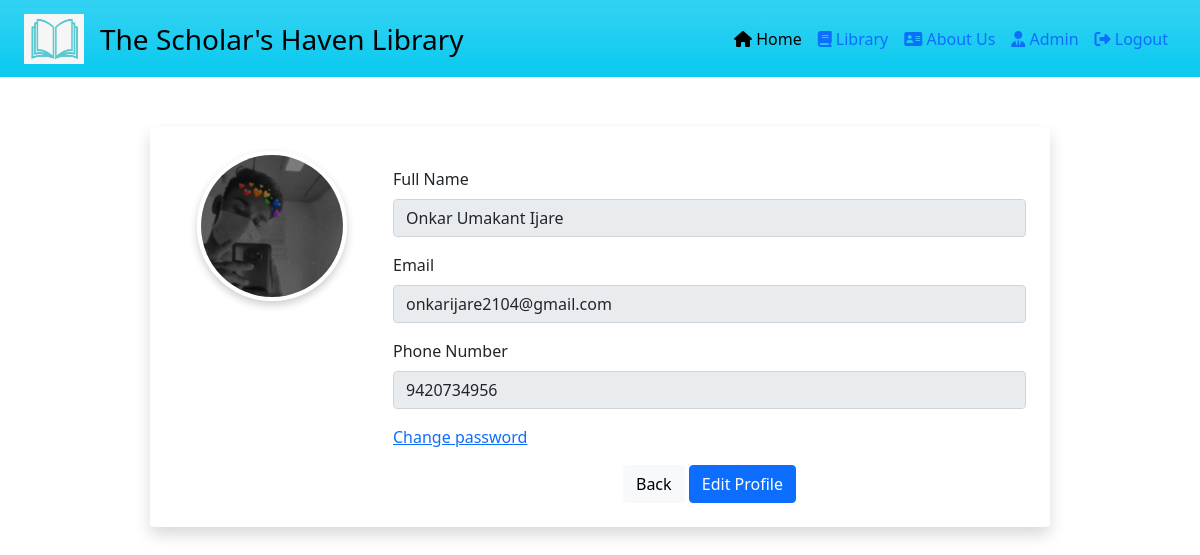
The page /myprofile/ (signed in) on the database as committed earlier.
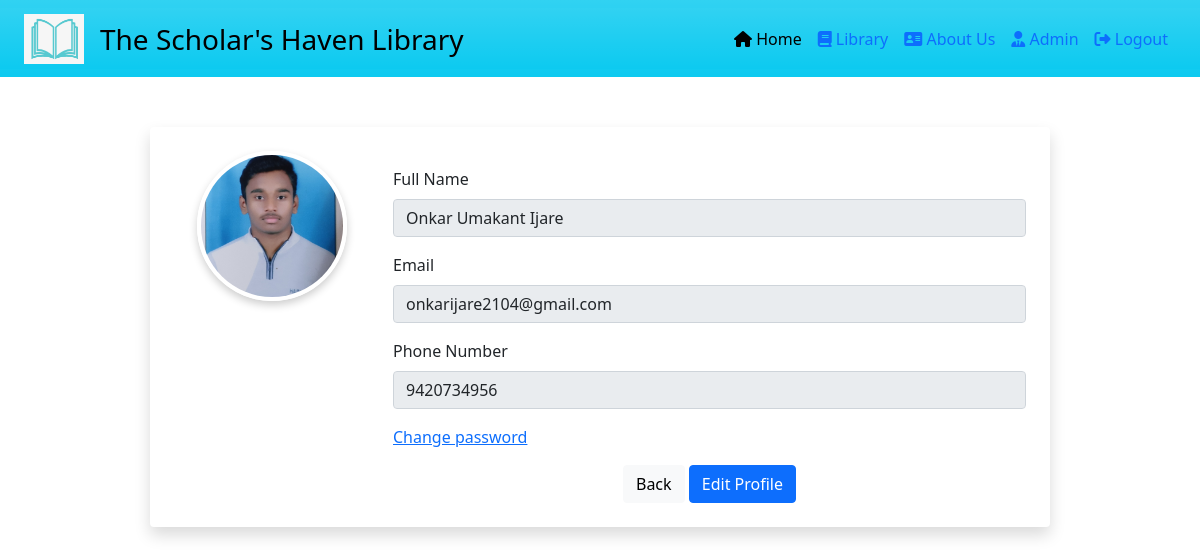
The same page on the database as committed later.
### home/models.py (models this page shows, shortened)
class StudentProfile(models.Model):
    GENDER_CHOICES = [
        ('male', 'Male'),
        ('female', 'Female'),
        ('other', 'Other'),
    ]
    user = models.OneToOneField(settings.AUTH_USER_MODEL, on_delete=models.CASCADE)
    first_name = User.first_name
    last_name = User.last_name
    full_name = models.CharField(max_length=35, blank=True, default='')
    student_image = models.ImageField(upload_to='student_info/', default=None)
    phone = models.CharField(max_length=12)
    gender = models.CharField(max_length=10, choices=GENDER_CHOICES)
    education_type = models.CharField(max_length=10)
    select_branch = models.CharField(max_length=30, null=True, blank=True)
    pursuing_year = models.IntegerField(null=False, blank=False, default='1')
    books_obtained = models.TextField(null=True, blank=True)

### home/views.py (the view)
# urls.py: path('myprofile/', my_profile, name="my_profile"),
@login_required(login_url="/login/")
def my_profile(request):
    try:
        profile = StudentProfile.objects.get(user=request.user)
        first_name = request.user.first_name
        last_name = request.user.last_name
        email = request.user.email
        full_name = profile.full_name
        phone = profile.phone
        gender = profile.gender
        education_type = profile.education_type
        branch = profile.select_branch
        pursuing_year = profile.pursuing_year
        student_image = profile.student_image
    except StudentProfile.DoesNotExist:
        profile = None
        first_name = request.user.first_name
        last_name = request.user.last_name
        email = request.user.email
        full_name = ""
        phone = ""
        gender = ""
        education_type = ""
        branch = ""
        pursuing_year = ""
        student_image = None
    context = {
        'page': 'My Profile',
        'first_name': first_name,
        'last_name': last_name,
        'email': email,
        'full_name': full_name,
        'phone': phone,
        'gender': gender,
        'education_type': education_type,
        'select_branch': branch,
        'pursuing_year': pursuing_year,
        'student_image': student_image
    }
    return render(request, 'homee/myProfile.html', context)

### home/templates/homee/myProfile.html (shortened to what this page needs)
{% extends "base.html" %}
{% block start %}
</head>
<body>
  <nav class="navbar sticky-top navbar-expand-lg t bg-info bg-gradient">
    <div class="container-fluid bg-info bg-gradient">
        <div class="navbar-brand">
            <img src="/static/photos/icon1.png" alt="Logo" width="60" height="50" class="d-inline-block align-text-top">
        </div>
        <a class="navbar-brand d-block text-center text-md-start" href="https://bitbarshi.edu.in/index.html">
            <span class="d-none d-sm-inline fs-3">The Scholar's Haven Library</span>
          </a>
        <div class="collapse navbar-collapse" id="navbarNav">
            <ul class="navbar-nav ms-auto">
                <li class="nav-item">
                    <a class="nav-link active" aria-current="page" href=" /"><i class="fa-solid fa-house"></i> Home</a>
                </li>
                <li class="nav-item">
                    <a class="nav-link" href="/books/"><i class="fa-solid fa-book"></i> Library</a>
                </li>
                <li class="nav-item">
                    <a class="nav-link" href="https://bitbarshi.edu.in/trust/index.html"><i class="fa-solid fa-address-card"></i> About Us</a>
                </li>
                {% if request.user.is_authenticated and request.user.is_superuser %}
                <li class="nav-item">
                  <a class="nav-link" href="/admin/"><i class="fa-solid fa-user-tie"></i> Admin</a>
              </li>
              {% endif %}
                {% if request.user.is_authenticated %}
                    <li class="nav-item">
                        <a class="nav-link" href="/logout/"><i class="fa-solid fa-right-from-bracket"></i> Logout </a>
                    </li>
                {% endif %}
            </ul>
        </div>
    </div>
</nav>
  <div class="container profile-container bg-white p-4 rounded shadow">
    <form method="post" enctype="multipart/form-data">
    <div class="row">
      <form method="post" enctype="multipart/form-data">
      <div class="col-md-3 text-center">
        <div class="d-flex flex-column align-items-center">
          {% if student_image %}
          <img src="/media/{{ student_image }}" class="profile-photo" id="profilePhotoPreview" alt="Profile Photo">
          {% else %}
          <img src="/media/user.jpg" alt="Default Profile Photo" class="profile-photo shadow-lg">
            {% endif %}
        </div>
      </div>
      <div class="col-md-9">
       {% if request.user.is_authenticated and request.user.is_superuser%}
          <div class="mb-3">
            <label for="fullName" class="form-label">Full Name</label>
            <input type="text" class="form-control" id="fullName" placeholder="First_name Middle_name Surname" name="full_name" value="{{ full_name }}" readonly>
          </div>
          <div class="mb-3">
            <label for="email" class="form-label">Email</label>
            <input type="email" class="form-control" id="email" placeholder="Enter your email" name="email" value="{{ email }}" readonly>
        </div>
          <div class="mb-3">
            <label for="phone" class="form-label">Phone Number</label>
            <input type="tel" class="form-control" id="phone" placeholder="Enter your phone number" value="{{phone}}" name="phone" readonly>
          </div>
          {% endif %}
          <div class="mb-3">
            <a href="{% url 'password_reset' %}">Change password</a>
          </div>
          <div class="text-center">
            <a href="/books/" class="btn btn-light">Back</a>
            <a href="/profile/" class="btn btn-primary">Edit Profile</a>
          </div>
        </form>
      </div>
    </div>
</body>
{% endblock %}

Rows that differ between the two databases and show on the page:
changed StudentProfile "Onkar Umakant Ijare": student_image: a different picture
